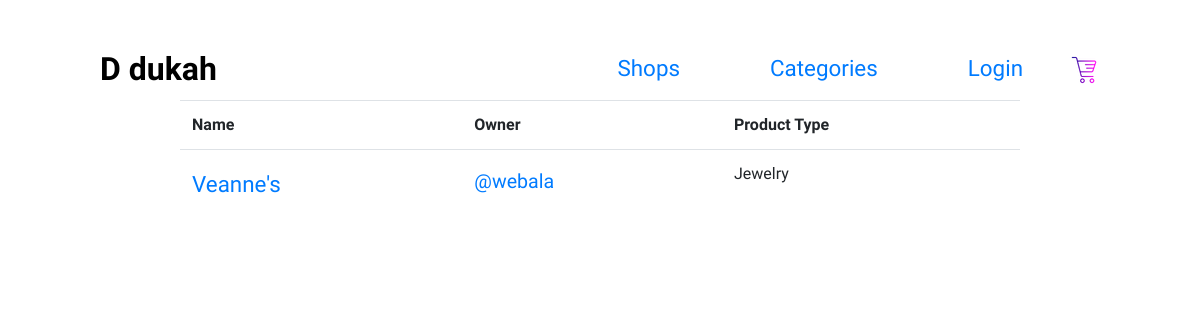
The app's page /all_shops/, older data.
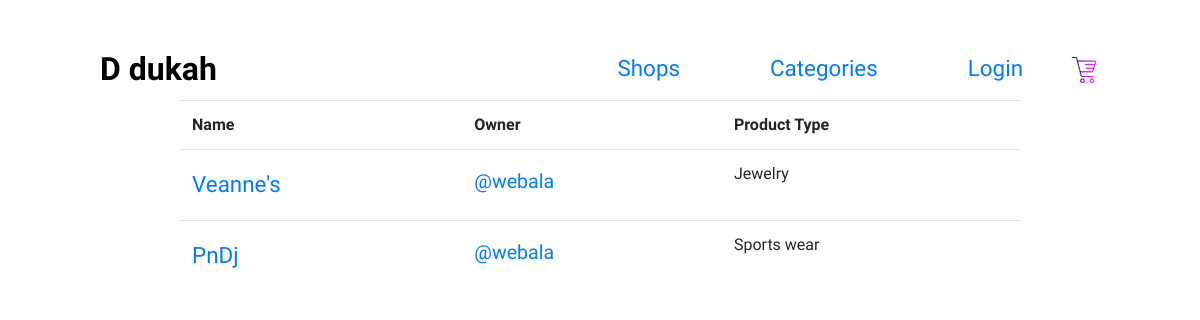
The same page, newer data.
### shop/models.py (models this page shows, shortened)
class Shop(models.Model):
    name = models.CharField(max_length=200)
    owner = models.ForeignKey(User, on_delete=models.CASCADE)
    products_type = models.CharField(max_length=200)

### shop/views.py (the view)
# urls.py: path('all_shops/', all_shops_list, name='all_shops_list'),
def all_shops_list(request):
    shops = Shop.objects.all()
    context = {
        'shops': shops
    }
    return render(request, 'shop/all_shops.html', context)

### templates/shop/all_shops.html
{% extends 'base.html' %}
{% load static %}
{% block content %}
<div class="all_shops">
    <table class="table">
        <tr>
            <th>Name</th>
            <th>Owner</th>
            <th>Product Type</th>
        </tr>
        {% for shop in shops %}
        <tr>
            <td><h2><a href="{% url 'shop_dashboard' shop.name %}">{{shop.name}}</a></h2></td>
            <td><h3><a href="#">@{{shop.owner}}</a></h3></td>
            <td><span>{{shop.products_type}}</span></td>
        </tr>
        {% endfor %}
    </table>
</div>
{% endblock %}

Row changes from the older to the newer data that the page shows:
added Shop: name "PnDj", owner "webala", products_type "Sports wear"
